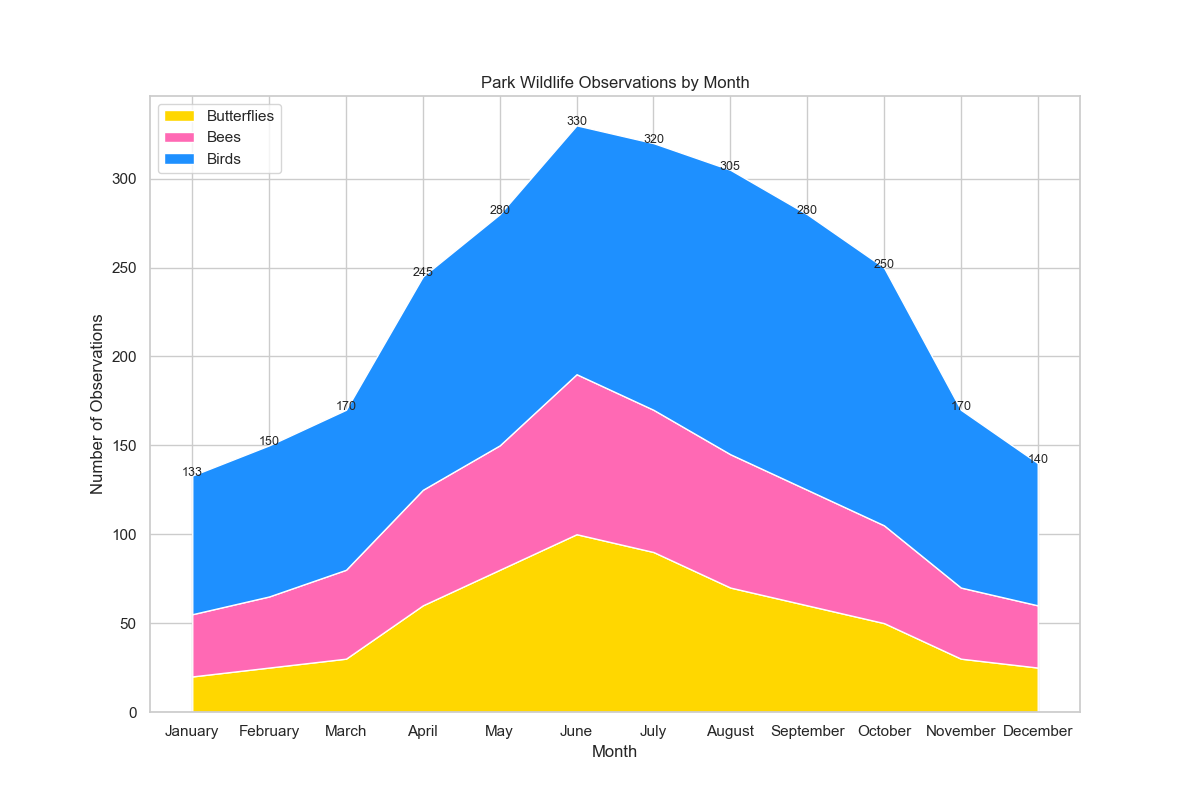

Write Python code to recreate this figure.

import seaborn as sns
import pandas as pd
import matplotlib.pyplot as plt

# Define the data
data = {
    "Month": ["January", "February", "March", "April", "May", "June", 
              "July", "August", "September", "October", "November", "December"],
    "Butterflies": [20, 25, 30, 60, 80, 100, 90, 70, 60, 50, 30, 25],
    "Bees": [35, 40, 50, 65, 70, 90, 80, 75, 65, 55, 40, 35],
    "Birds": [78, 85, 90, 120, 130, 140, 150, 160, 155, 145, 100, 80]
}

# Create a DataFrame
df = pd.DataFrame(data)

# Set the index to 'Month'
df.set_index('Month', inplace=True)

# Plot the data
sns.set(style="whitegrid")
plt.figure(figsize=(12, 8))
plt.stackplot(df.index, df["Butterflies"], df["Bees"], df["Birds"], 
              colors=['#FFD700', '#FF69B4', '#1E90FF'], 
              labels=['Butterflies', 'Bees', 'Birds'])
plt.legend(loc='upper left')
plt.title('Park Wildlife Observations by Month')
plt.xlabel('Month')
plt.ylabel('Number of Observations')

# Adding Annotations/Labels
for i, row in df.iterrows():
    plt.text(i, row.sum(), str(row.sum()), fontsize=9, horizontalalignment='center')

plt.show()
